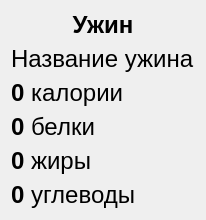
                      <widget class="QWidget" name="meal_emealPage">
                       <layout class="QHBoxLayout" name="horizontalLayout_52">
                        <item>
                         <layout class="QVBoxLayout" name="verticalLayout_42">
                          <item>
                           <widget class="QLabel" name="label_72">
                            <property name="text">
                             <string>&lt;html&gt;&lt;head/&gt;&lt;body&gt;&lt;p align=&quot;center&quot;&gt;&lt;span style=&quot; font-size:18pt; font-weight:600;&quot;&gt;Ужин&lt;/span&gt;&lt;/p&gt;&lt;/body&gt;&lt;/html&gt;</string>
                            </property>
                           </widget>
                          </item>
                          <item>
                           <widget class="QLabel" name="label_73">
                            <property name="text">
                             <string>&lt;html&gt;&lt;head/&gt;&lt;body&gt;&lt;p&gt;&lt;span style=&quot; font-size:18pt;&quot;&gt;Название ужина&lt;/span&gt;&lt;/p&gt;&lt;/body&gt;&lt;/html&gt;</string>
                            </property>
                           </widget>
                          </item>
                          <item>
                           <widget class="QLabel" name="label_74">
                            <property name="text">
                             <string>&lt;html&gt;&lt;head/&gt;&lt;body&gt;&lt;p&gt;&lt;span style=&quot; font-size:18pt; font-weight:600;&quot;&gt;0 &lt;/span&gt;&lt;span style=&quot; font-size:18pt;&quot;&gt;калории&lt;/span&gt;&lt;/p&gt;&lt;/body&gt;&lt;/html&gt;</string>
                            </property>
                           </widget>
                          </item>
                          <item>
                           <widget class="QLabel" name="label_75">
                            <property name="text">
                             <string>&lt;html&gt;&lt;head/&gt;&lt;body&gt;&lt;p&gt;&lt;span style=&quot; font-size:18pt; font-weight:600;&quot;&gt;0 &lt;/span&gt;&lt;span style=&quot; font-size:18pt;&quot;&gt;белки&lt;/span&gt;&lt;/p&gt;&lt;/body&gt;&lt;/html&gt;</string>
                            </property>
                           </widget>
                          </item>
                          <item>
                           <widget class="QLabel" name="label_76">
                            <property name="text">
                             <string>&lt;html&gt;&lt;head/&gt;&lt;body&gt;&lt;p&gt;&lt;span style=&quot; font-size:18pt; font-weight:600;&quot;&gt;0 &lt;/span&gt;&lt;span style=&quot; font-size:18pt;&quot;&gt;жиры&lt;/span&gt;&lt;/p&gt;&lt;/body&gt;&lt;/html&gt;</string>
                            </property>
                           </widget>
                          </item>
                          <item>
                           <widget class="QLabel" name="label_77">
                            <property name="text">
                             <string>&lt;html&gt;&lt;head/&gt;&lt;body&gt;&lt;p&gt;&lt;span style=&quot; font-size:18pt; font-weight:600;&quot;&gt;0 &lt;/span&gt;&lt;span style=&quot; font-size:18pt;&quot;&gt;углеводы&lt;/span&gt;&lt;/p&gt;&lt;/body&gt;&lt;/html&gt;</string>
                            </property>
                           </widget>
                          </item>
                         </layout>
                        </item>
                       </layout>
                      </widget>
